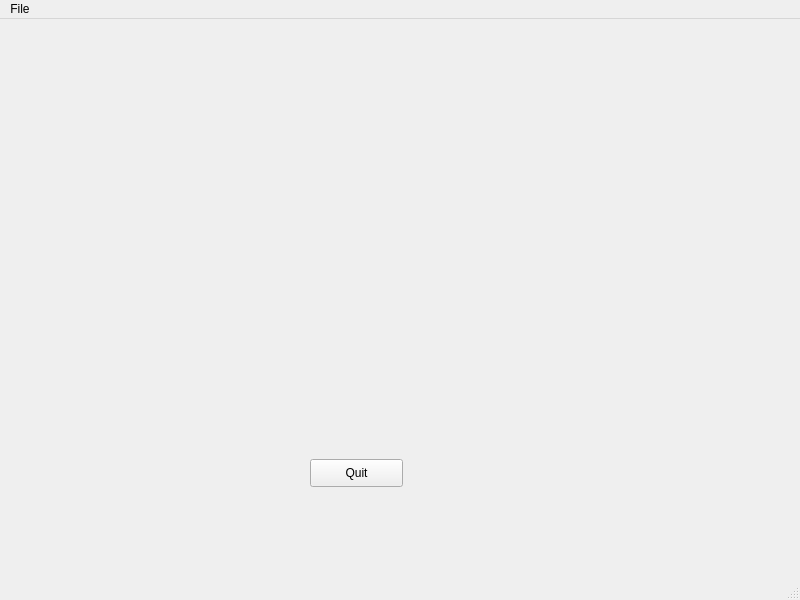
<?xml version="1.0" encoding="UTF-8"?>
<ui version="4.0">
 <class>MainWindow</class>
 <widget class="QMainWindow" name="MainWindow">
  <property name="geometry">
   <rect>
    <x>0</x>
    <y>0</y>
    <width>800</width>
    <height>600</height>
   </rect>
  </property>
  <property name="windowTitle">
   <string>MainWindow</string>
  </property>
  <widget class="QWidget" name="centralwidget">
   <widget class="QPushButton" name="pushButton_quit">
    <property name="geometry">
     <rect>
      <x>310</x>
      <y>440</y>
      <width>93</width>
      <height>28</height>
     </rect>
    </property>
    <property name="text">
     <string>Quit</string>
    </property>
   </widget>
   <widget class="PlotWidget" name="plot_widget" native="true">
    <property name="geometry">
     <rect>
      <x>60</x>
      <y>30</y>
      <width>691</width>
      <height>361</height>
     </rect>
    </property>
   </widget>
  </widget>
  <widget class="QMenuBar" name="menubar">
   <property name="geometry">
    <rect>
     <x>0</x>
     <y>0</y>
     <width>800</width>
     <height>26</height>
    </rect>
   </property>
   <widget class="QMenu" name="menuFile">
    <property name="title">
     <string>File</string>
    </property>
    <addaction name="actionOpen"/>
   </widget>
   <addaction name="menuFile"/>
  </widget>
  <widget class="QStatusBar" name="statusbar"/>
  <action name="actionOpen">
   <property name="text">
    <string>Open</string>
   </property>
  </action>
 </widget>
 <customwidgets>
  <customwidget>
   <class>PlotWidget</class>
   <extends>QWidget</extends>
   <header location="global">pyqtgraph</header>
   <container>1</container>
  </customwidget>
 </customwidgets>
 <resources/>
 <connections/>
</ui>
